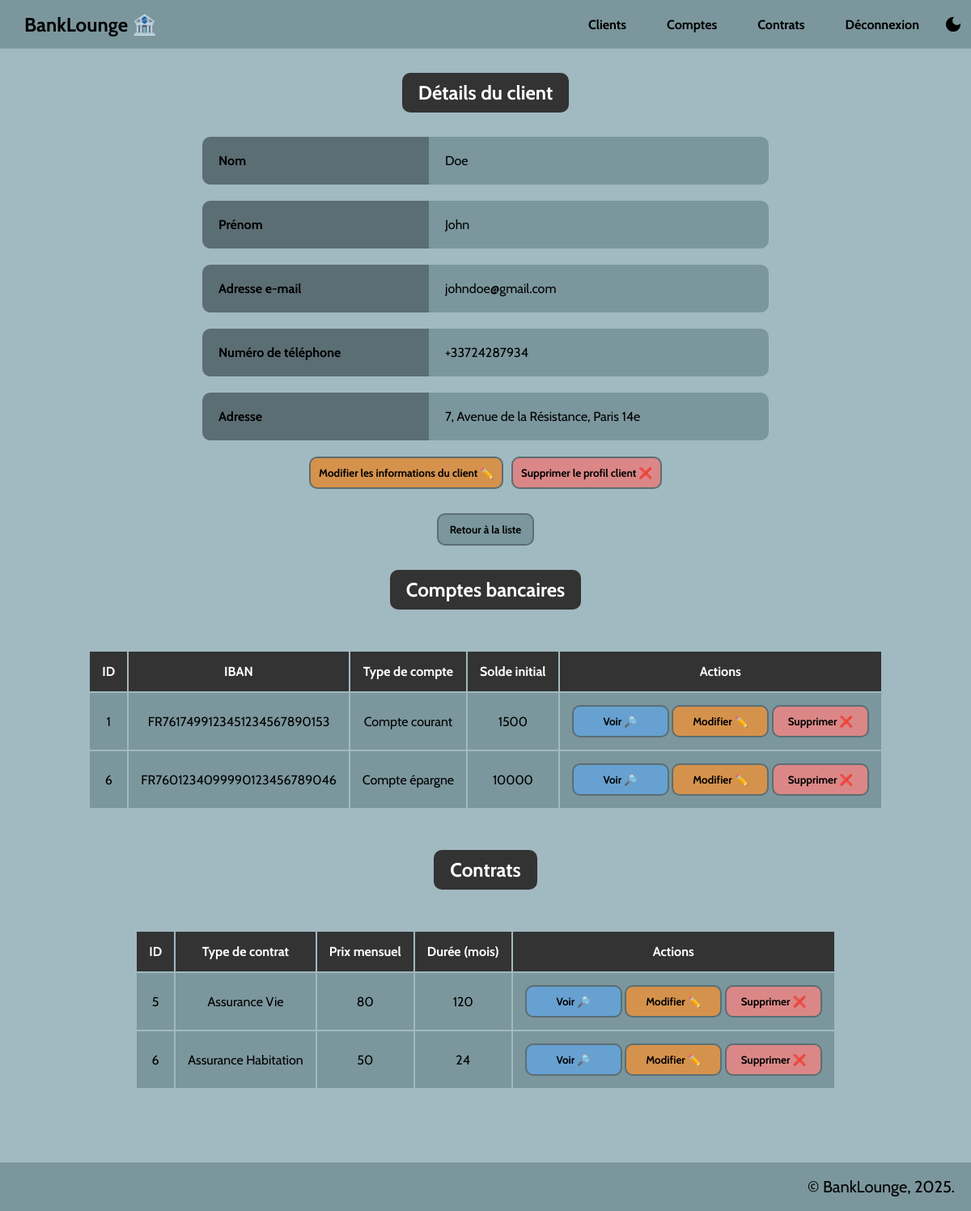
Screenshot of /?action=user-view&id=1 (signed in) with the database file from the repository.
### tables this page shows
CREATE TABLE `users` (
  `user_id` int(11) NOT NULL AUTO_INCREMENT,
  `user_firstName` varchar(50) NOT NULL,
  `user_lastName` varchar(50) NOT NULL,
  `user_email` varchar(100) NOT NULL,
  `user_phoneNumber` varchar(20) NOT NULL,
  `user_address` varchar(200) DEFAULT NULL,
  PRIMARY KEY (`user_id`),
  UNIQUE KEY `user_email` (`user_email`)
);

CREATE TABLE `bankaccounts` (
  `bank_id` int(11) NOT NULL AUTO_INCREMENT,
  `bank_iban` varchar(40) NOT NULL,
  `bank_typeAccount` enum('Compte courant','Compte épargne') NOT NULL,
  `bank_balance` double(9,2) NOT NULL,
  `bank_userId` int(11) NOT NULL,
  PRIMARY KEY (`bank_id`),
  UNIQUE KEY `bank_iban` (`bank_iban`),
  KEY `fk_bank_user` (`bank_userId`),
  CONSTRAINT `fk_bank_user` FOREIGN KEY (`bank_userId`) REFERENCES `users` (`user_id`) ON DELETE CASCADE ON UPDATE CASCADE
);

CREATE TABLE `contracts` (
  `contract_id` int(11) NOT NULL AUTO_INCREMENT,
  `contract_type` enum('Assurance Vie','Assurance Habitation','Crédit Immobilier','Crédit à la Consommation','Compte Épargne Logement (CEL)') NOT NULL,
  `contract_price` double(6,2) NOT NULL,
  `contract_duration` int(11) NOT NULL CHECK (`contract_price` > 0),
  `contract_userId` int(11) NOT NULL,
  PRIMARY KEY (`contract_id`),
  KEY `fk_contract_user` (`contract_userId`),
  CONSTRAINT `fk_contract_user` FOREIGN KEY (`contract_userId`) REFERENCES `users` (`user_id`) ON DELETE CASCADE ON UPDATE CASCADE
);

### views/user/view.php (the view)
<?php require_once __DIR__ . '/../templates/header.php'; ?>
            <section>
                <div class="title">
                    <h1>Détails du client</h1>
                </div>
                <div class="view-container">
                    <div class="view-options">
                        <div class="view-option key">Nom</div>
                        <div class="view-option value"><?= $user->getFirstName() ?></div>
                    </div>
                    <div class="view-options">
                        <div class="view-option key">Prénom</div>
                        <div class="view-option value"><?= $user->getLastName() ?></div>
                    </div>
                    <div class="view-options">
                        <div class="view-option key">Adresse e-mail</div>
                        <div class="view-option value"><?= $user->getEmail() ?></div>
                    </div>
                    <div class="view-options">
                        <div class="view-option key">Numéro de téléphone</div>
                        <div class="view-option value"><?= $user->getPhoneNumber() ?></div>
                    </div>
                    <div class="view-options">
                        <div class="view-option key">Adresse</div>
                        <div class="view-option value"><?= $user->getAddress() ?? "-" ?></div>
                    </div>
                    <div class="view-buttons">
                        <button id="edit"><a href="?action=user-edit&id=<?= $user->getId() ?>">Modifier les informations du client ✏️</a></button>
                        <button id="delete"><a onclick="return confirm('Voulez-vous supprimer ce client?');" href="?action=user-delete&id=<?= $user->getId() ?>">Supprimer le profil client ❌</a></button>
                    </div>
                </div>
                <button class="return"><a href="?action=user-list" >Retour à la liste</a></button>
                <div class="view-container">
                    <div class="title">
                        <h1>Comptes bancaires</h1>
                    </div>
                    <?php if (!empty($banks)): ?>
                        <table>
                            <thead>
                                <tr>
                                    <th>ID</th>
                                    <th>IBAN</th>
                                    <th>Type de compte</th>
                                    <th>Solde initial</th>
                                    <th>Actions</th>
                                </tr>
                            </thead>
                            <tbody>
                                <?php foreach($banks as $bank): ?>
                                <tr>
                                    <td><?= $bank->getId(); ?></td>
                                    <td><?= $bank->getIban(); ?></td>
                                    <td><?= $bank->getTypeAccount(); ?></td>
                                    <td><?= $bank->getBalance(); ?></td>
                                    <td class="list-options">
                                        <button id="view"><a href="?action=bank-view&id=<?= $bank->getId() ?>">Voir 🔎</a></button>
                                        <button id="edit"><a href="?action=bank-edit&id=<?= $bank->getId() ?>">Modifier ✏️</a></button>
                                        <button id="delete"><a onclick="return confirm('Voulez-vous supprimer ce compte?');" href="?action=bank-delete&id=<?= $bank->getId() ?>">Supprimer ❌</a></button>
                                    </td>
                                </tr>
                                <?php endforeach; ?>
                            </tbody>
                        </table>
                    <?php else: ?>
                        <p>Ce client ne possède pas de compte bancaire.</p>
                    <?php endif; ?>
                    <div class="title">
                        <h1>Contrats</h1>
                    </div>
                    <?php if (!empty($contracts)): ?>
                        <table>
                            <thead>
                                <tr>
                                    <th>ID</th>
                                    <th>Type de contrat</th>
                                    <th>Prix mensuel</th>
                                    <th>Durée (mois)</th>
                                    <th>Actions</th>
                                </tr>
                            </thead>
                            <tbody>
                                <?php foreach($contracts as $contract): ?>
                                <tr>
                                    <td><?= $contract->getId(); ?></td>
                                    <td><?= $contract->getTypeContract(); ?></td>
                                    <td><?= $contract->getPrice(); ?></td>
                                    <td><?= $contract->getDuration(); ?></td>
                                    <td class="list-options">
                                        <button id="view"><a href="?action=contract-view&id=<?= $contract->getId() ?>">Voir 🔎</a></button>
                                        <button id="edit"><a href="?action=contract-edit&id=<?= $contract->getId() ?>">Modifier ✏️</a></button>
                                        <button id="delete"><a onclick="return confirm('Voulez-vous supprimer ce contrat?');" href="?action=contract-delete&id=<?= $contract->getId() ?>">Supprimer ❌</a></button>
                                    </td>
                                </tr>
                                <?php endforeach; ?>
                            </tbody>
                        </table>
                    <?php else: ?>
                        <p>Ce client ne possède pas de contrats.</p>
                    <?php endif; ?>
                </div>
            </section>
<?php require_once __DIR__ . '/../templates/footer.php';

### rows the page displays
users: user_firstName "Doe", user_lastName "John", user_email "johndoe@gmail.com", user_phoneNumber "+33724287934", user_address "7, Avenue de la Résistance, Paris 14e"
bankaccounts: bank_id "1", bank_iban "FR7617499123451234567890153", TypeAccount "Compte courant", bank_balance "1500"
bankaccounts: bank_id "6", bank_iban "FR7601234099990123456789046", TypeAccount "Compte épargne", bank_balance "10000"
contracts: contract_id "5", TypeContract "Assurance Vie", contract_price "80", contract_duration "120"
contracts: contract_id "6", TypeContract "Assurance Habitation", contract_price "50", contract_duration "24"
